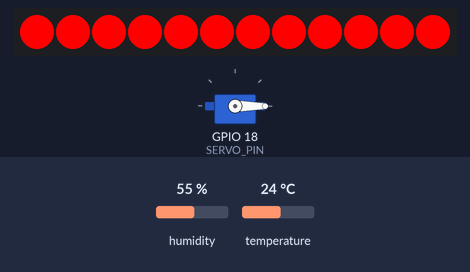
The sketch below on a simulated ESP32. Parts: servo, 12 RGB LEDs in strip order, left to right. The test bench sets the inputs (shaded band); at power-on: humidity 55 %, temperature 24 °C. WiFi joins after 1.5 s; servers stay silent unless stated; uploads are accepted with an empty reply; random numbers use the default seed unless the sketch sets one; what the sketch prints to the serial monitor is not drawn.

Above: at 0.6 s.
At 1.6 s:
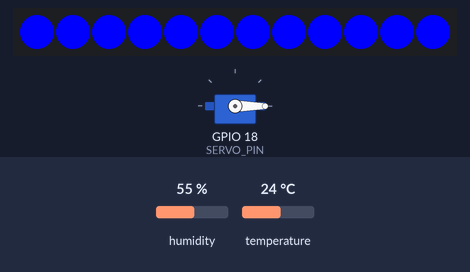

Measured:
- what the display in image 0 shows lasts 1.0 s, from 0.5 s to 1.5 s

The sketch:

econode.ino
```cpp
#include <WiFi.h>
#include <HTTPClient.h>
#include <ArduinoJson.h>
#include <Wire.h>
#include <Adafruit_Sensor.h>
#include <Adafruit_BME280.h>
#include <ESP32Servo.h>
#include <Adafruit_NeoPixel.h>

// --- Configuration ---
const char* ssid = "YOUR_WIFI_SSID";
const char* password = "YOUR_WIFI_PASSWORD";
const char* serverUrl = "http://YOUR_LAPTOP_IP:8000"; // e.g., 192.168.1.5:8000

// --- Hardware Pins ---
#define PMS_RX 16
#define PMS_TX 17
#define BME_SDA 21
#define BME_SCL 22
#define SERVO_PIN 18
#define LED_PIN 19
#define NUMPIXELS 12 // Using a 12-LED ring

// --- Objects ---
Adafruit_BME280 bme;
Servo myServo;
Adafruit_NeoPixel pixels(NUMPIXELS, LED_PIN, NEO_GRB + NEO_KHZ800);
HardwareSerial pmsSerial(2);

// --- State Variables ---
unsigned long lastSensorRead = 0;
const long interval = 5000; // Read every 5s

void setup() {
  Serial.begin(115200);

  // Setup Sensors
  pmsSerial.begin(9600, SERIAL_8N1, PMS_RX, PMS_TX);

  if (!bme.begin(0x76)) {
    Serial.println("Could not find a valid BME280 sensor, check wiring!");
    // Continue anyway for demo purposes
  }

  // Setup Actuators
  myServo.attach(SERVO_PIN);
  myServo.write(0); // Close lid initially

  pixels.begin();
  pixels.clear();
  pixels.show();

  // Connect WiFi
  WiFi.begin(ssid, password);
  Serial.print("Connecting to WiFi");
  while (WiFi.status() != WL_CONNECTED) {
    delay(500);
    Serial.print(".");
    // Failsafe: Flash Red if no connection
    setRingColor(pixels.Color(255, 0, 0));
  }
  Serial.println("\nConnected!");
  setRingColor(pixels.Color(0, 0, 255)); // Blue = Connected
  delay(1000);
  pixels.clear();
  pixels.show();
}

void loop() {
  if (WiFi.status() != WL_CONNECTED) {
    Serial.println("WiFi Disconnected. Working in offline fallback mode.");
    // Demo failsafe: Just log to serial
    delay(1000);
    return;
  }

  unsigned long currentMillis = millis();

  // 1. Read Sensors & Send Data
  if (currentMillis - lastSensorRead >= interval) {
    lastSensorRead = currentMillis;

    // Read PMS5003 (simplified dummy read for stability)
    float pm25 = random(10, 150);
    float pm10 = pm25 * 1.5;

    // Read BME280
    float temp = bme.readTemperature();
    float humidity = bme.readHumidity();

    sendSensorData(pm25, pm10, temp, humidity);
  }

  // 2. Poll for Commands from Laptop Server
  pollCommand();

  delay(100);
}

void sendSensorData(float pm25, float pm10, float temp, float humidity) {
  HTTPClient http;
  String url = String(serverUrl) + "/ingest-sensor";
  http.begin(url);
  http.addHeader("Content-Type", "application/json");

  StaticJsonDocument<200> doc;
  doc["pm25"] = pm25;
  doc["pm10"] = pm10;
  doc["temp"] = isnan(temp) ? 25.0 : temp;
  doc["humidity"] = isnan(humidity) ? 50.0 : humidity;

  String jsonPayload;
  serializeJson(doc, jsonPayload);

  int httpCode = http.POST(jsonPayload);
  if (httpCode > 0) {
    Serial.printf("Sensor Data Sent. HTTP Code: %d\n", httpCode);
  } else {
    Serial.printf("POST Failed, error: %s\n", http.errorToString(httpCode).c_str());
  }
  http.end();
}

void pollCommand() {
  HTTPClient http;
  String url = String(serverUrl) + "/command";
  http.begin(url);

  int httpCode = http.GET();
  if (httpCode > 0) {
    String payload = http.getString();

    StaticJsonDocument<200> doc;
    DeserializationError error = deserializeJson(doc, payload);

    if (!error) {
      const char* command = doc["command"];

      if (strcmp(command, "OPEN_LID") == 0) {
        Serial.println("Received: OPEN_LID. Activating Servo.");
        openLidSequence();
      }
    }
  }
  http.end();
}

void openLidSequence() {
  // Flash Green
  setRingColor(pixels.Color(0, 255, 0));

  // Open Servo
  myServo.write(90);
  delay(3000); // Keep open for 3 seconds

  // Close Servo
  myServo.write(0);

  // Clear LEDs
  pixels.clear();
  pixels.show();
}

void setRingColor(uint32_t color) {
  for(int i=0; i<NUMPIXELS; i++) {
    pixels.setPixelColor(i, color);
  }
  pixels.show();
}
```
